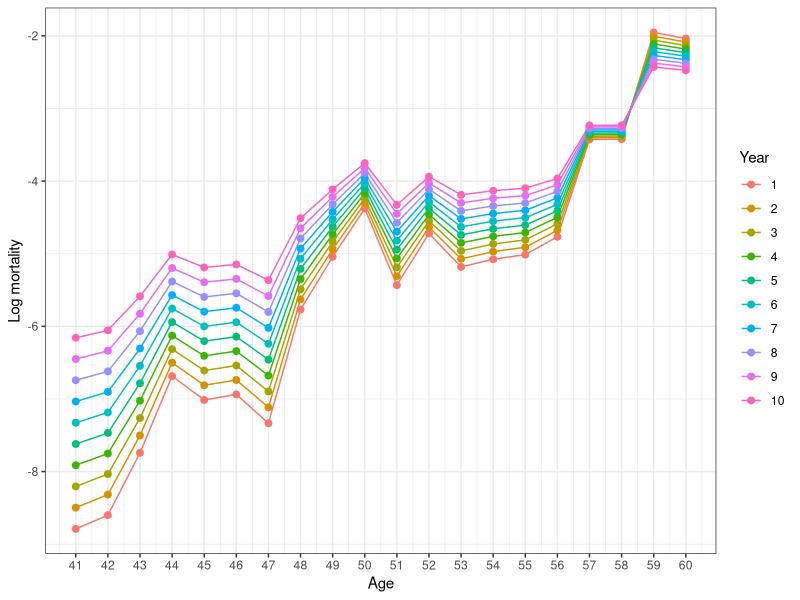

Write the R code that produced this figure.

library(ggplot2)

X <- 20
Y <- 10
ages <- seq(41, 60, length.out = X)
years <- 2000 + 1:Y

# baseline 
mu0 <- -3

# Choice 1 (Base age effect)

{
  # choice1 <- "U" # unconstrainted
  choice1 <- "L" # line
  
  ax <- seq(-2, 1, length.out = X) + rnorm(X, sd = .25)
  cx <- 0 * (ages - mean(ages))
  if(choice1 == "L"){
    term1 <- cx
  } else {
    term1 <- ax
  }
}

# Choice 2 (Additive year effect)

{
  # choice2 <- "A" # additive
  choice2 <- "NA" # non additive
  
  k1t <- seq(-1.5, 1.5, length.out = Y)
  if(choice2 == "A"){
    term2 <- k1t
  } else {
    term2 <- rep(0, Y)
  }
  
}

# Choice 3 (Varying year-age effect)

{
  choice3 <- 2 # 1, varying line, 2 lee carter, 3 no effect
   
  bx <- seq(.5, 0.0, length.out = X) + rnorm(X, sd = .05)
  c2x <- -.04 * (ages - mean(ages))
    
  k2t <- seq(-11, -6, length.out = Y)
  k2t - mean(k2t)
  
  if(choice3 == 1){
    term3 <- matrix(c2x, X, Y, byrow = F) * matrix(k2t, X, Y, byrow = T)
  } else if(choice3 == 2){
    term3 <- matrix(bx, X, Y, byrow = F) * matrix(k2t, X, Y, byrow = T)
  } else if(choice3 == 3){
    term3 <- matrix(0, X, Y)  
  }
  
}

# Choice 4 (Cohort effect)

{
  # choice4 <- "C" # cohort effect
  choice4 <- "NC" # no cohort effect
  
  gtx <- seq(0, 2, length.out = X + Y) 
  
  if(choice4 == "C"){
    term4 <- gtx
  } else {
    term4 <- rep(0, X + Y)
  }
  
}

data <- expand.grid(x = 1:X, t = 1:Y)

mxtp <- apply(data, 1, function(dat){
  x <- dat[1]
  t <- dat[2]
  mu0 + term1[x] + term2[t] + term3[x,t] + term4[t - x + X + 1]
})

df <- data.frame(Age = data$x,
                 Year = factor(data$t),
                 m = mxtp)

ggplot(data = df, aes(x = Age,
                      y = m,
                      color = Year,
                      group = Year)) + 
  geom_line() +
  geom_point(size = 2) + 
  scale_x_continuous(breaks = 1:X, labels = ages) +
  # ylim(c(-10,0))+
  theme_bw() + xlab("Age") + ylab("Log mortality")


# df <- data.frame(Age = factor(data$x),
#                  Year = data$t,
#                  m = mxtp)
# 
# ggplot(data = df, aes(x = Year,
#                       y = m,
#                       color = Age,
#                       group = Age)) + 
#   geom_line() +
#   geom_point(size = 2) + 
#   scale_x_continuous(breaks = 1:Y, labels = years) +
#   # ylim(c(-10,0))+
#   theme_bw() + xlab("Years") + ylab("Log mortality")
